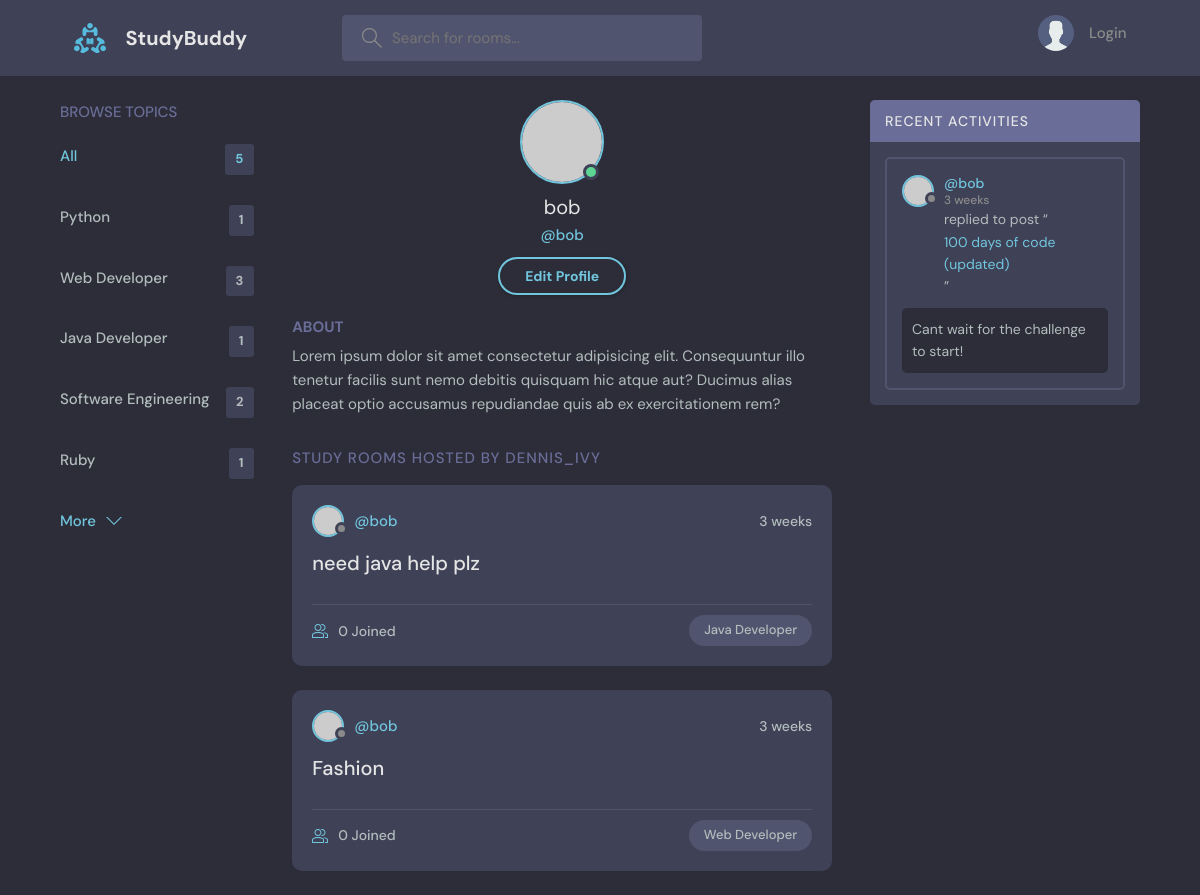
The app's page /profile/2/ with its own data.
### base/models.py (models this page shows, shortened)
class Topic(models.Model):
    name = models.CharField(max_length=200)

class Room(models.Model):
    host = models.ForeignKey(User, on_delete=models.SET_NULL, null=True)
    topic = models.ForeignKey(Topic, on_delete=models.SET_NULL, null=True)
    name = models.CharField(max_length=200)
    description = models.TextField(null=True, blank=True)
    participants = models.ManyToManyField(User, related_name='participants', blank=True)
    updated = models.DateTimeField(auto_now=True)
    created = models.DateTimeField(auto_now_add=True)
    class Meta:
        ordering = ['-updated', '-created']
    def __str__(self):
        return str(self.name)

class Message(models.Model):
    user = models.ForeignKey(User, on_delete=models.CASCADE)
    room = models.ForeignKey(Room, on_delete=models.CASCADE)
    body = models.TextField()
    updated = models.DateTimeField(auto_now=True)
    created = models.DateTimeField(auto_now_add=True)
    class Meta:
        ordering = ['-updated', '-created']
    def __str__(self):
        return str(self.body[0:50])

### base/views.py (the view)
# urls.py: path("profile/<str:pk>/", views.userProfile, name='userprofile'),
def userProfile(request, pk):
    user = User.objects.get(id=pk)
    rooms = user.room_set.all()
    room_messages = user.message_set.all()
    topics = Topic.objects.all()
    context = {'user': user, 'rooms': rooms, 'room_messages': room_messages, 'topics': topics}
    return render(request, 'base/profile.html', context)

### base/templates/base/profile.html
{% extends 'main.html' %}
{% block content %}
  <main class="profile-page layout layout--3">
    <div class="container">
      {% include 'base/topics_bar.html' %}
      <div class="roomList">
        <div class="profile">
          <div class="profile__avatar">
            <div class="avatar avatar--large active">
              <img src="https://randomuser.me/api/portraits/men/11.jpg" />
            </div>
          </div>
          <div class="profile__info">
            <h3>{{user.username}}</h3>
            <p>@{{user.username}}</p>
            <a href="edit-user.html" class="btn btn--main btn--pill">Edit Profile</a>
          </div>
          <div class="profile__about">
            <h3>About</h3>
            <p>
              Lorem ipsum dolor sit amet consectetur adipisicing elit. Consequuntur illo tenetur
              facilis sunt nemo debitis quisquam hic atque aut? Ducimus alias placeat optio
              accusamus repudiandae quis ab ex exercitationem rem?
            </p>
          </div>
        </div>
        <div class="roomList__header">
          <div>
            <h2>Study Rooms Hosted by dennis_ivy</a>
            </h2>
          </div>
        </div>
        {% include 'base/feed_bar.html' %}
      </div>
      {% include 'base/activity_bar.html' %}
    </div>
  </main>
{% endblock content %}

### base/templates/base/topics_bar.html
<div class="topics">
    <div class="topics__header">
      <h2>Browse Topics</h2>
    </div>
    <ul class="topics__list">
      <li>
        <a href="{% url 'home' %}" class="active">All <span>{{topics.count}}</span></a>
      </li>
      {% for topic in topics %}
      <li>
        <a href="{% url 'home' %}?q={{topic.name}}">{{topic.name}} <span>{{topic.room_set.all.count}}</span></a>
      </li>
      {% endfor %}
    </ul>
    <a class="btn btn--link" href="topics.html">
      More
      <svg version="1.1" xmlns="http://www.w3.org/2000/svg" width="32" height="32" viewBox="0 0 32 32">
        <title>chevron-down</title>
        <path d="M16 21l-13-13h-3l16 16 16-16h-3l-13 13z"></path>
      </svg>
    </a>
  </div>

### base/templates/base/feed_bar.html (shortened to what this page needs)
{% for room in rooms %}
<div class="roomListRoom">
    <div class="roomListRoom__header">
      <a href="{% url 'userprofile' room.host.id %}" class="roomListRoom__author">
        <div class="avatar avatar--small">
          <img src="https://randomuser.me/api/portraits/women/11.jpg" />
        </div>
        <span>@{{room.host.username}}</span>
      </a>
      <div class="roomListRoom__actions">
        <span>{{room.created|timesince}}</span>
      </div>
    </div>
    <div class="roomListRoom__content">
      <a href="{% url 'room' room.id %}">{{room.name}}</a>
    </div>
    <div class="roomListRoom__meta">
      <a href="{% url 'room' room.id %}" class="roomListRoom__joined">
        {{room.participants.all.count}} Joined
      </a>
      <p class="roomListRoom__topic">{{room.topic.name}}</p>
    </div>
  </div>
  {% endfor %}

### base/templates/base/activity_bar.html (shortened to what this page needs)
<div class="activities">
    <div class="activities__header">
      <h2>Recent Activities</h2>
    </div>
    {% for message in room_messages %}
    <div class="activities__box">
      <div class="activities__boxHeader roomListRoom__header">
        <a href="{% url 'userprofile' message.user.id %}" class="roomListRoom__author">
          <div class="avatar avatar--small">
            <img src="https://randomuser.me/api/portraits/women/11.jpg" />
          </div>
          <p>
            @{{message.user}}
            <span>{{message.created|timesince}}</span>
          </p>
        </a>
      </div>
      <div class="activities__boxContent">
        <p>replied to post “<a href="{% url 'room' message.room.id %}">{{message.room}}</a>”</p>
        <div class="activities__boxRoomContent">
            {{message}}
        </div>
      </div>
    </div>
    {% endfor %}
  </div>

### records on screen
Topic: name "Python", room_set.all.count "1"
Topic: name "Web Developer", room_set.all.count "3"
Topic: name "Java Developer", room_set.all.count "1"
Topic: name "Software Engineering", room_set.all.count "2"
Topic: name "Ruby", room_set.all.count "1"
Room: host.username "bob", created "3 weeks", name "need java help plz", participants.all.count "0", topic.name "Java Developer"
Room: host.username "bob", created "3 weeks", name "Fashion", participants.all.count "0", topic.name "Web Developer"
Message: user "bob", created "3 weeks", room "100 days of code (updated)", body "Cant wait for the challenge to start!"

### other values on screen
{{ topics.count }} "5"
{{ user.username }} "bob"
